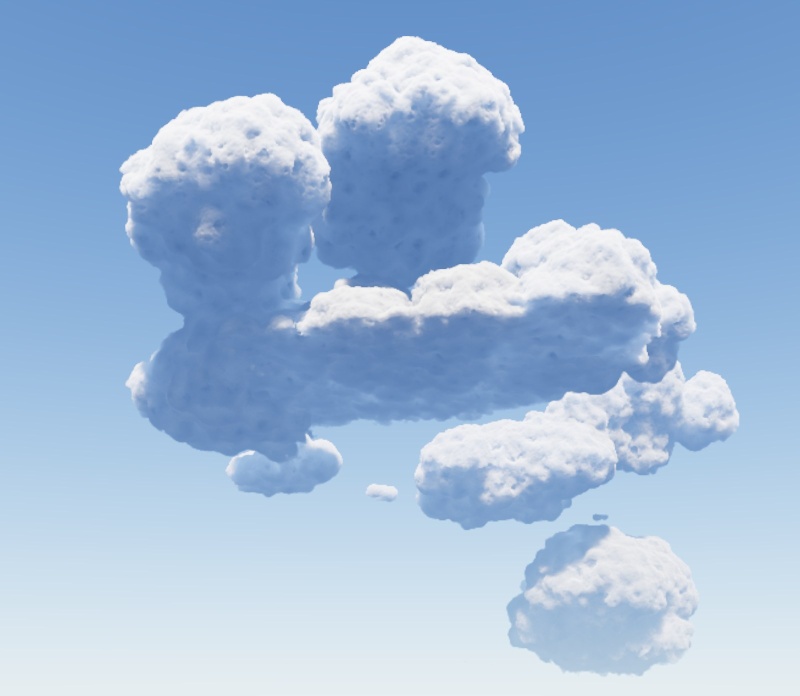
#> input picture work/captures/A3/photo.jpg, 1600 x 1392 px, found by its file name (shown at 1/2 size)
$ python v2_compare.py
#> lines starting #> are read from the running program, lines starting #| are printed output that depends on the picture
#!/usr/bin/env python3
"""V2: sheets and image metrics for the direct VDB renders against the C1 (NVDF chain) renders and the V1 Karma frames.

  python3 scripts/vdb/v2_compare.py --karma artifacts/research/v1-reference/<tag>/jpg [--clouds 02,09]

Reads <root>/<variant>-<cloud>/<view>.jpg (capture.mjs output; root default artifacts/research/v2-direct in the main checkout) for the
variants below and <karma>/cloudpack-<cloud>-<view>.jpg. Writes <root>/sheets/v2-<cloud>.jpg (rows photo/detail, columns = variants then
Karma) and <root>/metrics.json. Everything it writes contains third-party-derived pixels: keep it local (artifacts/ is gitignored).

Cloud mask: our frames differ from the cloudless plate <root>/sky-<cloud>/<view>.jpg (the direct asset at directDensity 0) by more than
3/255 in luma or colour; the Karma frame from a quadratic sky fitted (per channel) to its pixels outside our dilated mask.
Metrics (all relative to the clear sky of the same frame, so a different sky model or exposure cancels to first order):
  cover    share of pixels that are cloud
  iou      silhouette overlap with the Karma frame
  lit      95th percentile cloud luma / sky luma;  shade  10th percentile / sky;  mean  mean / sky
  shadeBR  blue / red of the darkest 10% of cloud pixels (1 = neutral grey, > 1 = blue shade)
  edge     mean |gradient| of luma on the silhouette band / (lit - shade): crispness of the outline
  luma50   M1: median cloud luma, absolute (display sRGB 0..1, as V1's "median 0.90 vs Karma 0.64-0.76")
  midBR    M1: blue / red of the cloud pixels between the 10th and 50th luma percentile (the shaded body, not only the darkest creases)

M1: --variants picks the columns (`id` or `id:label`, comma separated; default the V2 set) and --tag names the sheets
(<root>/sheets/<tag>-<cloud>.jpg) and the metrics file (<root>/metrics-<tag>.json; the V2 defaults keep v2 / metrics.json).
"""
import argparse
import json
import os

import numpy as np
from PIL import Image, ImageDraw, ImageFont

HERE = os.path.dirname(os.path.abspath(__file__))
REPO = os.path.abspath(os.path.join(HERE, '..', '..'))
MAIN = os.path.abspath(os.path.join(REPO, '..', '..', '..')) if '.claude/worktrees' in REPO else REPO
VARIANTS = [('c1', 'C1 NVDF chain'), ('dn', 'direct, nubis light'), ('dk', 'direct, nubis, Karma HG'), ('du', 'direct, ultra, Karma HG'), ('do', 'direct, octave light')]
SKY = (40, 40, 240, 240)   # clear-sky patch at 1920x1080 (upper left, sun side), as V1's exposure fit
SIZE = (1920, 1080)


def load(path):
    return np.asarray(Image.open(path).convert('RGB').resize(SIZE, Image.LANCZOS), dtype=np.float32) / 255.0
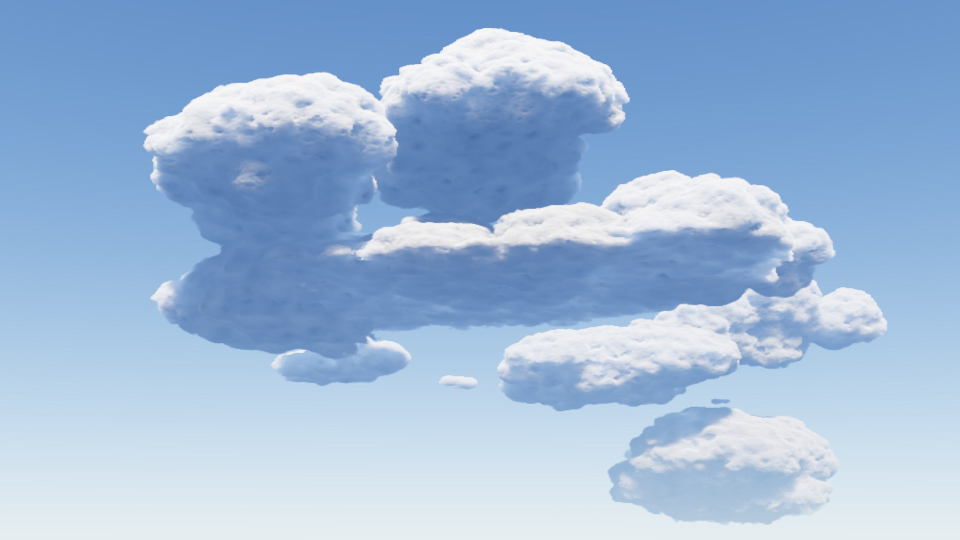
#> returned value: shape (1080, 1920, 3) float32 (shown at 1/2 size); mean of channels 0, 1, 2 0.617, 0.721, 0.846; drawn as R, G, B


def plate_mask(img, plate):
    return np.abs(img - plate).max(-1) > 3.0 / 255
#> returned value: shape (1080, 1920) bool; every value is 0


def fit_sky(img, outside):
    """Quadratic in (x, y) per channel, least squares over the pixels in `outside`, evaluated everywhere."""
    h, w = img.shape[:2]
    y, x = np.mgrid[0:h, 0:w].astype(np.float32)
    x, y = x / w - 0.5, y / h - 0.5
    basis = np.stack([np.ones_like(x), x, y, x * x, x * y, y * y], -1)
    sel = outside[::4, ::4]
    A = basis[::4, ::4][sel]
    out = np.empty_like(img)
    for ch in range(3):
        coef = np.linalg.lstsq(A, img[::4, ::4, ch][sel], rcond=None)[0]
        out[..., ch] = basis @ coef
    return out


def dilate(mask, r):
    m = mask.copy()
    for _ in range(r):
        m = m | np.roll(m, 1, 0) | np.roll(m, -1, 0) | np.roll(m, 1, 1) | np.roll(m, -1, 1)
    return m


def metrics(img, mask, ref_mask=None):
    luma = img @ np.array([0.2126, 0.7152, 0.0722], np.float32)
    x0, y0, x1, y1 = SKY
    sky_l = float(luma[y0:y1, x0:x1].mean())
    m = {'cover': float(mask.mean())}
    if mask.sum() < 100:
        return m, mask
    v = luma[mask]
    lo = np.percentile(v, 10)
    dark = mask & (luma <= lo)
    lit, shade = float(np.percentile(v, 95) / sky_l), float(lo / sky_l)
    gy, gx = np.gradient(luma)
    band = (mask ^ np.roll(mask, 1, 0)) | (mask ^ np.roll(mask, 1, 1))
    band[0, :] = band[:, 0] = False
    mid = mask & (luma > lo) & (luma <= np.percentile(v, 50))
    m.update({'lit': lit, 'shade': shade, 'mean': float(v.mean() / sky_l), 'luma50': float(np.median(v)),
              'midBR': float(img[mid][:, 2].mean() / max(img[mid][:, 0].mean(), 1e-4)) if mid.any() else 0.0,
              'shadeBR': float(img[dark][:, 2].mean() / max(img[dark][:, 0].mean(), 1e-4)),
              'edge': float(np.hypot(gx, gy)[band].mean() * 100 / max((lit - shade) * sky_l, 1e-3))})
    if ref_mask is not None:
        m['iou'] = float((mask & ref_mask).sum() / max((mask | ref_mask).sum(), 1))
    return m, mask


def sheet(rows, out, w=640):
    h = w * 9 // 16
    ncol = max(len(r) for r in rows)
    s = Image.new('RGB', (w * ncol, h * len(rows)), (20, 20, 20))
    d = ImageDraw.Draw(s)
    try:
        f = ImageFont.truetype('/System/Library/Fonts/Helvetica.ttc', 20)
    except OSError:
        f = None
    for j, r in enumerate(rows):
        for i, (label, path) in enumerate(r):
            if path and os.path.exists(path):
                s.paste(Image.open(path).convert('RGB').resize((w, h), Image.LANCZOS), (i * w, j * h))
            else:
                d.text((i * w + 10, j * h + h // 2), 'missing', fill=(220, 90, 90), font=f)
            d.rectangle([i * w, j * h, i * w + 11 * len(label) + 12, j * h + 28], fill=(0, 0, 0))
            d.text((i * w + 6, j * h + 4), label, fill=(255, 255, 255), font=f)
    s.save(out, quality=90)


def main():
    p = argparse.ArgumentParser(description=__doc__, formatter_class=argparse.RawDescriptionHelpFormatter)
    p.add_argument('--root', default=os.path.join(MAIN, 'artifacts', 'research', 'v2-direct'))
    p.add_argument('--karma', help='folder of V1 tone-mapped Karma frames (cloudpack-<cloud>-<view>.jpg)')
    p.add_argument('--clouds', default='02,09')
    p.add_argument('--variants', help='M1: columns, `id` or `id:label`, comma separated (default: the V2 set)')
    p.add_argument('--tag', default='v2', help='M1: sheet / metrics name (default v2)')
    a = p.parse_args()
    variants = [tuple((x.split(':', 1) + [x])[:2]) for x in a.variants.split(',')] if a.variants else VARIANTS
    os.makedirs(os.path.join(a.root, 'sheets'), exist_ok=True)
    allm = {}
    for c in a.clouds.split(','):
        rows = []
        for view in ('photo', 'detail'):
            plate = load(os.path.join(a.root, f'sky-{c}', f'{view}.jpg'))
            ours = {}
            row = []
            for v, label in variants:
                path = os.path.join(a.root, f'{v}-{c}', f'{view}.jpg')
                row.append((label, path))
                if os.path.exists(path):
                    img = load(path)
                    ours[v] = (img, plate_mask(img, plate))
            kp = os.path.join(a.karma, f'cloudpack-{c}-{view}.jpg') if a.karma else None
            kmask = None
            if kp and os.path.exists(kp):
                kimg = load(kp)
                union = np.zeros(kimg.shape[:2], bool)
                for _, m in ours.values():
                    union |= m
                sky = fit_sky(kimg, ~dilate(union, 24))
                kmask = np.abs(kimg - sky).max(-1) > 6.0 / 255
                allm[f'{c}/{view}/karma'] = metrics(kimg, kmask)[0]
            for v, (img, m) in ours.items():
                allm[f'{c}/{view}/{v}'] = metrics(img, m, kmask)[0]
#> this loop made 5 passes
#> pass 1, in metrics, `luma = img @ np.array([0.2126, 0.7152, 0.0722], np.float32)`:
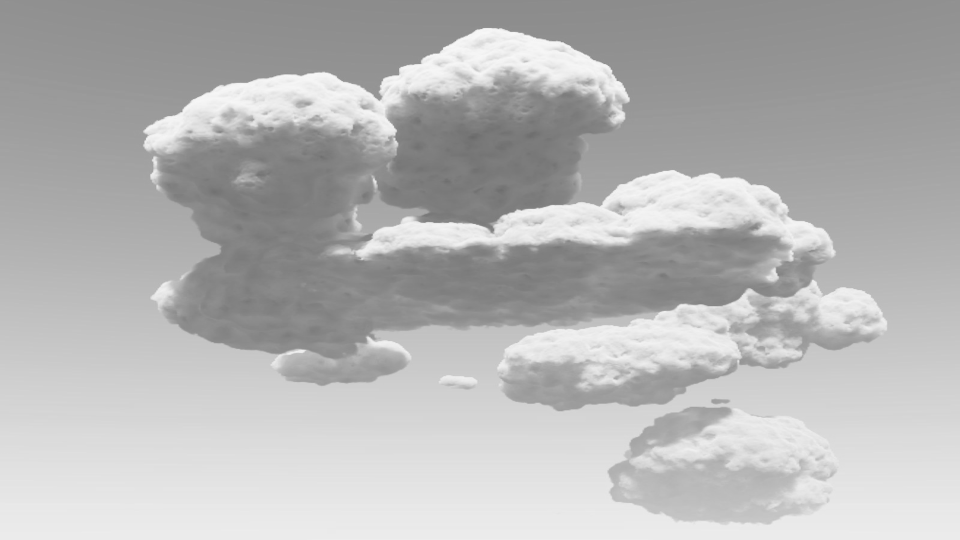
#> luma: shape (1080, 1920) float32 (shown at 1/2 size); min 0.412, max 0.987, mean 0.712
#> after the loop, allm = 5 items
            row.append(('Karma (V1)', kp))
            rows.append(row)
        sheet(rows, os.path.join(a.root, 'sheets', f'{a.tag}-{c}.jpg'))
    with open(os.path.join(a.root, 'metrics.json' if a.tag == 'v2' else f'metrics-{a.tag}.json'), 'w') as f:
        json.dump(allm, f, indent=1)
    keys = ['cover', 'iou', 'lit', 'shade', 'mean', 'luma50', 'shadeBR', 'midBR', 'edge']
    print('frame'.ljust(22) + ''.join(k.rjust(9) for k in keys))
    for k, m in allm.items():
        print(k.ljust(22) + ''.join((f'{m[x]:9.3f}' if x in m else ' ' * 9) for x in keys))


if __name__ == '__main__':
#> (the run stopped early here; a loop or call above may not have finished)
